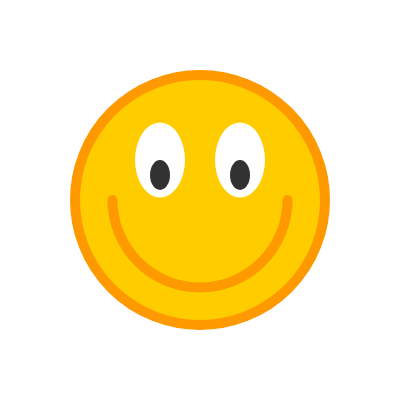
Frame 1 (no input)
Frame 60 (no input): identical to frame 1, image omitted
Frame 120 (the mouse pressed at the canvas centre since frame 60): identical to frame 1, image omitted

The p5.js sketch that drew this single still picture (run headless with seeded random() and noise() and a simulated clock; from frame 60 on, the mouse is pressed at the canvas centre):

// p5.js sketch
// ── sketch.js
// http://coursescript.com/notes/interactivecomputing/drawing/happyface/

function setup() 
{
  // set canvas size
  createCanvas(400, 400); 
}
 
function draw() 
{
  // set background color to white
  background(255);
 
  // set the fill color
  fill(255, 204, 0);
 
  // set the stroke color
  stroke(255, 153, 0);
 
  // set the stroke weight
  strokeWeight(10);
 
  // set the ellipse mode
  ellipseMode(CENTER);
 
  // draw a big circle for the face
  ellipse(200, 200, 250, 250);
 
  // draw eye whites
  fill(255);
  noStroke();
  ellipse(160, 160, 50, 75);
  ellipse(240, 160, 50, 75);
 
  // draw eye pupils
  fill(50);
  ellipse(160, 175, 20, 30);
  ellipse(240, 175, 20, 30);
 
  // draw mouth
  stroke(255, 153, 0);
  noFill();
  arc(200, 200, 175, 175, 0, radians(180)); 
  // http://p5js.org/reference/#/p5/arc
  // First 4 arguments are x, y, width, height
  // The last two arguments tell the arc where to start and stop

  // http://p5js.org/reference/#group-Constants
  // arc(200, 200, 175, 175, 0, PI);
  // arc(200, 200, 175, 175, 0, TWO_PI);

  // http://p5js.org/reference/#/p5/radians
  // Degrees and Radians are two ways of measuring a curve or circle
  // 360 degress or 2 * PI Radians is a circle
}
    
